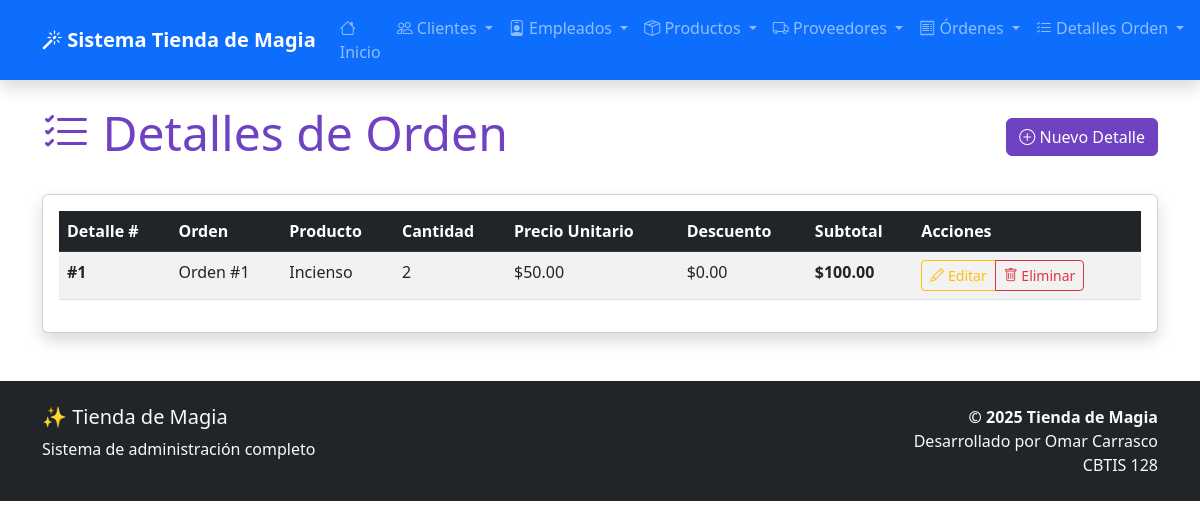
/detalles-orden/, run on the app's committed database.
### app_TiendadeMagia/models.py (models this page shows, shortened)
class DetalleOrden(models.Model):
    orden = models.ForeignKey(OrdenDeVenta, on_delete=models.CASCADE)
    producto = models.ForeignKey(Producto, on_delete=models.PROTECT)
    cantidad = models.IntegerField(default=1)
    precio_unitario = models.DecimalField(max_digits=10, decimal_places=2)
    subtotal = models.DecimalField(max_digits=10, decimal_places=2)
    descuento = models.DecimalField(max_digits=10, decimal_places=2, default=0)
    observaciones = models.CharField(max_length=255, blank=True)

class OrdenDeVenta(models.Model):
    ESTADOS = [
        ('pendiente', 'Pendiente'),
        ('procesando', 'Procesando'),
        ('enviado', 'Enviado'),
        ('entregado', 'Entregado'),
        ('cancelado', 'Cancelado'),
    ]
    METODOS_PAGO = [
        ('efectivo', 'Efectivo'),
        ('tarjeta', 'Tarjeta'),
        ('transferencia', 'Transferencia'),
        ('paypal', 'PayPal'),
    ]
    cliente = models.ForeignKey(Cliente, on_delete=models.PROTECT)
    empleado = models.ForeignKey(Empleado, on_delete=models.PROTECT)
    fecha_orden = models.DateTimeField(auto_now_add=True)
    direccion_envio = models.CharField(max_length=500)
    metodo_pago = models.CharField(max_length=50, choices=METODOS_PAGO, default='efectivo')
    total = models.DecimalField(max_digits=10, decimal_places=2, default=0)
    estado = models.CharField(max_length=50, choices=ESTADOS, default='pendiente')
    comentarios = models.TextField(blank=True, null=True)

class Producto(models.Model):
    CATEGORIAS = [
        ('varitas', 'Varitas Mágicas'),
        ('pociones', 'Pociones'),
        ('libros', 'Libros de Hechizos'),
        ('accesorios', 'Accesorios Mágicos'),
        ('ingredientes', 'Ingredientes Mágicos'),
    ]
    nombre = models.CharField(max_length=255)
    descripcion = models.TextField(blank=True, null=True)
    categoria = models.CharField(max_length=100, choices=CATEGORIAS)
    precio = models.DecimalField(max_digits=10, decimal_places=2)
    proveedor = models.ForeignKey(Proveedor, on_delete=models.SET_NULL, null=True, blank=True)
    fecha_ingreso = models.DateField(auto_now_add=True)
    stock = models.IntegerField(default=0)

### app_TiendadeMagia/views.py (the view)
# urls.py: path('detalles-orden/', views.ver_detalles_orden, name='ver_detalles_orden'),
def ver_detalles_orden(request):
    detalles = DetalleOrden.objects.all()
    return render(request, 'app_TiendadeMagia/detalle_orden/ver_detalles.html', {'detalles': detalles})

### app_TiendadeMagia/templates/app_TiendadeMagia/detalle_orden/ver_detalles.html (shortened to what this page needs)
{% extends 'app_TiendadeMagia/base.html' %}
{% load static %}
{% block content %}
<div class="container mt-4">
    <div class="row">
        <div class="col-12">
            <div class="d-flex justify-content-between align-items-center mb-4">
                <h1 class="display-5 text-purple">
                    <i class="bi bi-list-check"></i> Detalles de Orden
                </h1>
                <a href="{% url 'agregar_detalle_orden' %}" class="btn btn-purple">
                    <i class="bi bi-plus-circle"></i> Nuevo Detalle
                </a>
            </div>
            {% if detalles %}
            <div class="card shadow">
                <div class="card-body">
                    <div class="table-responsive">
                        <table class="table table-striped table-hover">
                            <thead class="table-dark">
                                <tr>
                                    <th>Detalle #</th>
                                    <th>Orden</th>
                                    <th>Producto</th>
                                    <th>Cantidad</th>
                                    <th>Precio Unitario</th>
                                    <th>Descuento</th>
                                    <th>Subtotal</th>
                                    <th>Acciones</th>
                                </tr>
                            </thead>
                            <tbody>
                                {% for detalle in detalles %}
                                <tr>
                                    <td><strong>#{{ detalle.id }}</strong></td>
                                    <td>Orden #{{ detalle.orden.id }}</td>
                                    <td>{{ detalle.producto.nombre }}</td>
                                    <td>{{ detalle.cantidad }}</td>
                                    <td>${{ detalle.precio_unitario }}</td>
                                    <td>${{ detalle.descuento }}</td>
                                    <td><strong>${{ detalle.subtotal }}</strong></td>
                                    <td>
                                        <div class="btn-group btn-group-sm">
                                            <a href="{% url 'actualizar_detalle_orden' detalle.id %}"
                                               class="btn btn-outline-warning btn-sm">
                                                <i class="bi bi-pencil"></i> Editar
                                            </a>
                                            <a href="{% url 'borrar_detalle_orden' detalle.id %}"
                                               class="btn btn-outline-danger btn-sm">
                                                <i class="bi bi-trash"></i> Eliminar
                                            </a>
                                        </div>
                                    </td>
                                </tr>
                                {% endfor %}
                            </tbody>
                        </table>
                    </div>
                </div>
            </div>
            {% endif %}
        </div>
    </div>
</div>
{% endblock %}

### app_TiendadeMagia/templates/app_TiendadeMagia/base.html (style rules this page uses)
.text-purple { color: #6f42c1 !important; }
.btn-purple { background-color: #6f42c1; border-color: #6f42c1; color: white; }

### data on the page
DetalleOrden: id "1", orden.id "1", producto.nombre "Incienso", cantidad "2", precio_unitario "50.00", descuento "0.00", subtotal "100.00"
